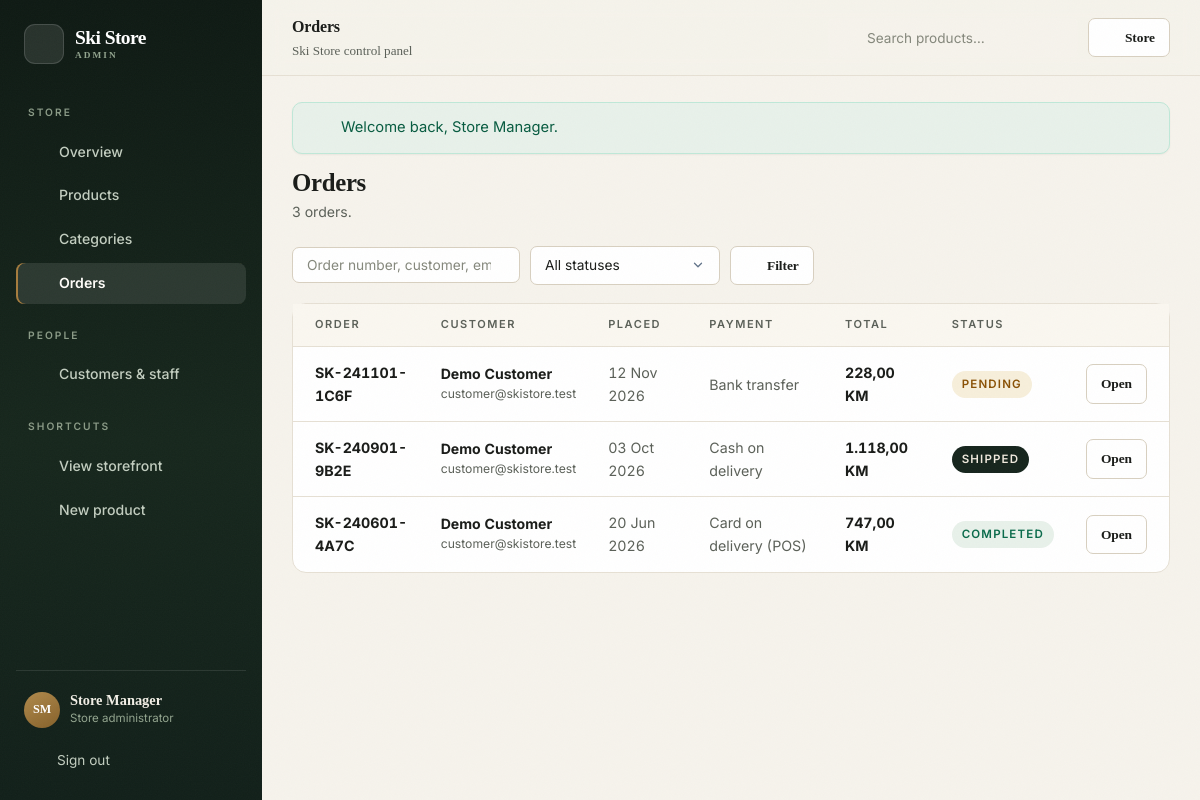
Page /admin/orders (signed in) on the committed database.
### tables this page shows
CREATE TABLE `users` (
    `id`            INT UNSIGNED NOT NULL AUTO_INCREMENT,
    `full_name`     VARCHAR(120) NOT NULL,
    `email`         VARCHAR(180) NOT NULL,
    `password_hash` VARCHAR(255) NOT NULL,
    `phone`         VARCHAR(40)  DEFAULT NULL,
    `address`       VARCHAR(180) DEFAULT NULL,
    `city`          VARCHAR(100) DEFAULT NULL,
    `postal_code`   VARCHAR(20)  DEFAULT NULL,
    `country`       VARCHAR(80)  DEFAULT 'Bosnia and Herzegovina',
    `role`          ENUM('customer','admin') NOT NULL DEFAULT 'customer',
    `is_active`     TINYINT(1) NOT NULL DEFAULT 1,
    `last_login_at` DATETIME DEFAULT NULL,
    `created_at`    TIMESTAMP NOT NULL DEFAULT CURRENT_TIMESTAMP,
    `updated_at`    TIMESTAMP NOT NULL DEFAULT CURRENT_TIMESTAMP ON UPDATE CURRENT_TIMESTAMP,
    PRIMARY KEY (`id`),
    UNIQUE KEY `uq_users_email` (`email`),
    KEY `idx_users_role` (`role`),
    KEY `idx_users_created` (`created_at`)
);

CREATE TABLE `orders` (
    `id`                   INT UNSIGNED NOT NULL AUTO_INCREMENT,
    `order_number`         VARCHAR(30) NOT NULL,
    `user_id`              INT UNSIGNED DEFAULT NULL,
    `status`               ENUM('pending','processing','shipped','completed','cancelled') NOT NULL DEFAULT 'pending',
    `payment_method`       ENUM('card','cash_on_delivery','bank_transfer') NOT NULL DEFAULT 'card',
    `subtotal`             DECIMAL(10,2) NOT NULL DEFAULT 0.00,
    `shipping_cost`        DECIMAL(10,2) NOT NULL DEFAULT 0.00,
    `total`                DECIMAL(10,2) NOT NULL DEFAULT 0.00,
    `customer_name`        VARCHAR(120) NOT NULL,
    `email`                VARCHAR(180) NOT NULL,
    `phone`                VARCHAR(40) NOT NULL,
    `shipping_address`     VARCHAR(180) NOT NULL,
    `shipping_city`        VARCHAR(100) NOT NULL,
    `shipping_postal_code` VARCHAR(20) NOT NULL,
    `shipping_country`     VARCHAR(80) NOT NULL DEFAULT 'Bosnia and Herzegovina',
    `notes`                TEXT DEFAULT NULL,
    `created_at`           TIMESTAMP NOT NULL DEFAULT CURRENT_TIMESTAMP,
    `updated_at`           TIMESTAMP NOT NULL DEFAULT CURRENT_TIMESTAMP ON UPDATE CURRENT_TIMESTAMP,
    PRIMARY KEY (`id`),
    UNIQUE KEY `uq_orders_number` (`order_number`),
    KEY `idx_orders_user` (`user_id`),
    KEY `idx_orders_status` (`status`),
    KEY `idx_orders_created` (`created_at`),
    CONSTRAINT `fk_orders_user` FOREIGN KEY (`user_id`) REFERENCES `users` (`id`) ON DELETE SET NULL
);

### app/Views/admin/orders/index.php (the view, shortened to what the rows shown need)
<div class="admin-page-head">
    <div>
        <h1>Orders</h1>
        <p><?= (int) $total ?> order<?= (int) $total === 1 ? '' : 's' ?><?= $status !== '' ? ' with status ' . e(Order::statusLabel($status)) : '' ?>.</p>
    </div>
</div>
<form class="admin-filterbar" method="get" action="<?= url('/admin/orders') ?>">
    <input class="input" type="search" name="q" value="<?= e($search) ?>" placeholder="Order number, customer, email&hellip;" aria-label="Search orders">
    <select class="select" name="status" aria-label="Filter by status">
        <option value="">All statuses</option>
    </select>
    <button class="btn btn--outline btn--sm" type="submit"><?= icon('filter', 15) ?> Filter</button>
</form>
<div class="panel">
    <div class="panel__body panel__body--flush">
        <?php if ($orders === []): ?>
            <div class="empty" style="border:0;border-radius:0;padding:44px 20px">
                <span class="empty__icon"><?= icon('receipt', 26) ?></span>
                <div class="empty__title">No orders match</div>
                <p class="empty__text">Try another search term or clear the status filter.</p>
                <a class="btn btn--outline btn--sm" href="<?= url('/admin/orders') ?>">Clear filters</a>
            </div>
        <?php else: ?>
            <div class="table-wrap">
                <table class="table">
                    <thead>
                        <tr><th>Order</th><th>Customer</th><th>Placed</th><th>Payment</th><th>Total</th><th>Status</th><th></th></tr>
                    </thead>
                    <tbody>
                        <?php foreach ($orders as $order): ?>
                            <tr>
                                <td><strong><?= e($order['order_number']) ?></strong></td>
                                <td>
                                    <div class="table__name"><?= e($order['customer_name']) ?></div>
                                    <div class="table__sub"><?= e($order['email']) ?></div>
                                </td>
                                <td class="muted"><?= e(date('d M Y', strtotime((string) $order['created_at']))) ?></td>
                                <td class="muted"><?= e(Order::PAYMENT_METHODS[$order['payment_method']] ?? $order['payment_method']) ?></td>
                                <td class="num"><strong><?= e(money((float) $order['total'])) ?></strong></td>
                                <td><span class="badge <?= e(order_status_class((string) $order['status'])) ?>"><?= e(Order::statusLabel((string) $order['status'])) ?></span></td>
                                <td style="text-align:right">
                                    <a class="btn btn--outline btn--sm" href="<?= url('/admin/orders/' . $order['id']) ?>">Open</a>
                                </td>
                            </tr>
                        <?php endforeach; ?>
                    </tbody>
                </table>
            </div>
        <?php endif; ?>
    </div>
</div>

### app/Core/Router.php (shortened to what the rows shown need)
<?php
final class Router
{
    private array $routes = [];
    private array $groupMiddleware = [];
    public function group(array $middleware, callable $callback): void
    {
        $previous = $this->groupMiddleware;
        $this->groupMiddleware = array_merge($previous, $middleware);
        $this->groupMiddleware = $previous;
    }
    private function add(string $method, string $path, array $handler, array $middleware): void
    {
        $this->routes[] = [
            'method'     => $method,
            'pattern'    => $this->compile($path),
            'handler'    => $handler,
            'middleware' => array_merge($this->groupMiddleware, $middleware),
        ];
    }
    private function compile(string $path): string
    {
        $pattern = preg_replace_callback(
            '#\{([a-zA-Z_][a-zA-Z0-9_]*)\}#',
            static fn (array $match): string => '(?P<' . $match[1] . '>[^/]+)',
            $path
        );
        return '#^' . $pattern . '$#';
    }
    public function dispatch(string $method, string $path): void
    {
        foreach ($this->routes as $route) {
            if (! preg_match($route['pattern'], $path, $matches)) {
                continue;
            }
            foreach ($route['middleware'] as $middleware) {
                $instance = new $middleware();
                $result = $instance->handle();
            }
            $params = array_filter($matches, 'is_string', ARRAY_FILTER_USE_KEY);
            [$controller, $action] = $route['handler'];
            (new $controller())->{$action}($params);
            return;
        }
    }
}

### app/Views/layouts/admin.php (shortened to what the rows shown need)
<?php
$admin = Auth::user();
?>
<!doctype html>
<html lang="en">
<head>
    <link rel="stylesheet" href="<?= e(asset('css/app.css')) ?>">
</head>
<body class="admin-body">
<div class="admin-shell">
    <aside class="admin-sidebar">
        <a class="admin-sidebar__brand brand" href="<?= url('/admin') ?>">
            <span class="brand__mark"><?= icon('mountain', 22) ?></span>
            <span class="brand__name">Ski Store<small>Admin</small></span>
        </a>
        <nav class="admin-nav" aria-label="Admin navigation">
            <div class="admin-nav__label">Store</div>
            <a class="admin-nav__link <?= request_path() === '/admin' ? 'is-active' : '' ?>" href="<?= url('/admin') ?>">
                <?= icon('grid', 18) ?> Overview
            </a>
            <a class="admin-nav__link <?= is_active('/admin/products') ? 'is-active' : '' ?>" href="<?= url('/admin/products') ?>">
                <?= icon('package', 18) ?> Products
            </a>
            <a class="admin-nav__link <?= is_active('/admin/categories') ? 'is-active' : '' ?>" href="<?= url('/admin/categories') ?>">
                <?= icon('tag', 18) ?> Categories
            </a>
            <a class="admin-nav__link <?= is_active('/admin/orders') ? 'is-active' : '' ?>" href="<?= url('/admin/orders') ?>">
                <?= icon('receipt', 18) ?> Orders
            </a>
            <div class="admin-nav__label">People</div>
            <a class="admin-nav__link <?= is_active('/admin/users') ? 'is-active' : '' ?>" href="<?= url('/admin/users') ?>">
                <?= icon('users', 18) ?> Customers &amp; staff
            </a>
            <div class="admin-nav__label">Shortcuts</div>
            <a class="admin-nav__link" href="<?= url('/') ?>" target="_blank" rel="noopener">
                <?= icon('mountain', 18) ?> View storefront
            </a>
            <a class="admin-nav__link" href="<?= url('/admin/products/create') ?>">
                <?= icon('plus', 18) ?> New product
            </a>
        </nav>
        <div class="admin-sidebar__foot">
            <div class="admin-user">
                <span class="admin-user__avatar"><?= e(user_initials((string) ($admin['full_name'] ?? 'Admin'))) ?></span>
                <div>
                    <div class="admin-user__name"><?= e($admin['full_name'] ?? 'Administrator') ?></div>
                    <div class="admin-user__role">Store administrator</div>
                </div>
            </div>
            <form method="post" action="<?= url('/logout') ?>">
                <button class="admin-signout" type="submit"><?= icon('logout', 17) ?> Sign out</button>
            </form>
        </div>
    </aside>
    <div class="admin-main">
        <header class="admin-topbar">
            <div class="admin-topbar__title">
                <?= e($title ?? 'Overview') ?>
                <span>Ski Store control panel</span>
            </div>
            <div class="admin-topbar__actions">
                <form class="admin-search" action="<?= url('/admin/products') ?>" method="get" role="search">
                    <input class="input" type="search" name="q" placeholder="Search products&hellip;" value="<?= e($_GET['q'] ?? '') ?>" aria-label="Search products">
                </form>
                <a class="btn btn--outline btn--sm" href="<?= url('/') ?>" target="_blank" rel="noopener">
                    <?= icon('arrow-right', 15) ?> Store
                </a>
            </div>
        </header>
        <div class="admin-content">
            <?= $content ?>
        </div>
    </div>
</div>
</body>
</html>

### rows in the picture
users: full_name "SM", full_name "Store Manager"
orders: order_number "SK-241101-1C6F", customer_name "Demo Customer", email "customer@skistore.test", created_at "12 Nov 2026", payment_method "Bank transfer", total "228,00 KM", status "PENDING"
orders: order_number "SK-240901-9B2E", customer_name "Demo Customer", email "customer@skistore.test", created_at "03 Oct 2026", payment_method "Cash on delivery", total "1.118,00 KM", status "SHIPPED"
orders: order_number "SK-240601-4A7C", customer_name "Demo Customer", email "customer@skistore.test", created_at "20 Jun 2026", payment_method "Card on delivery (POS)", total "747,00 KM", status "COMPLETED"

### other values in the picture
$message['message'] "Welcome back, Store Manager."
$total "3"
